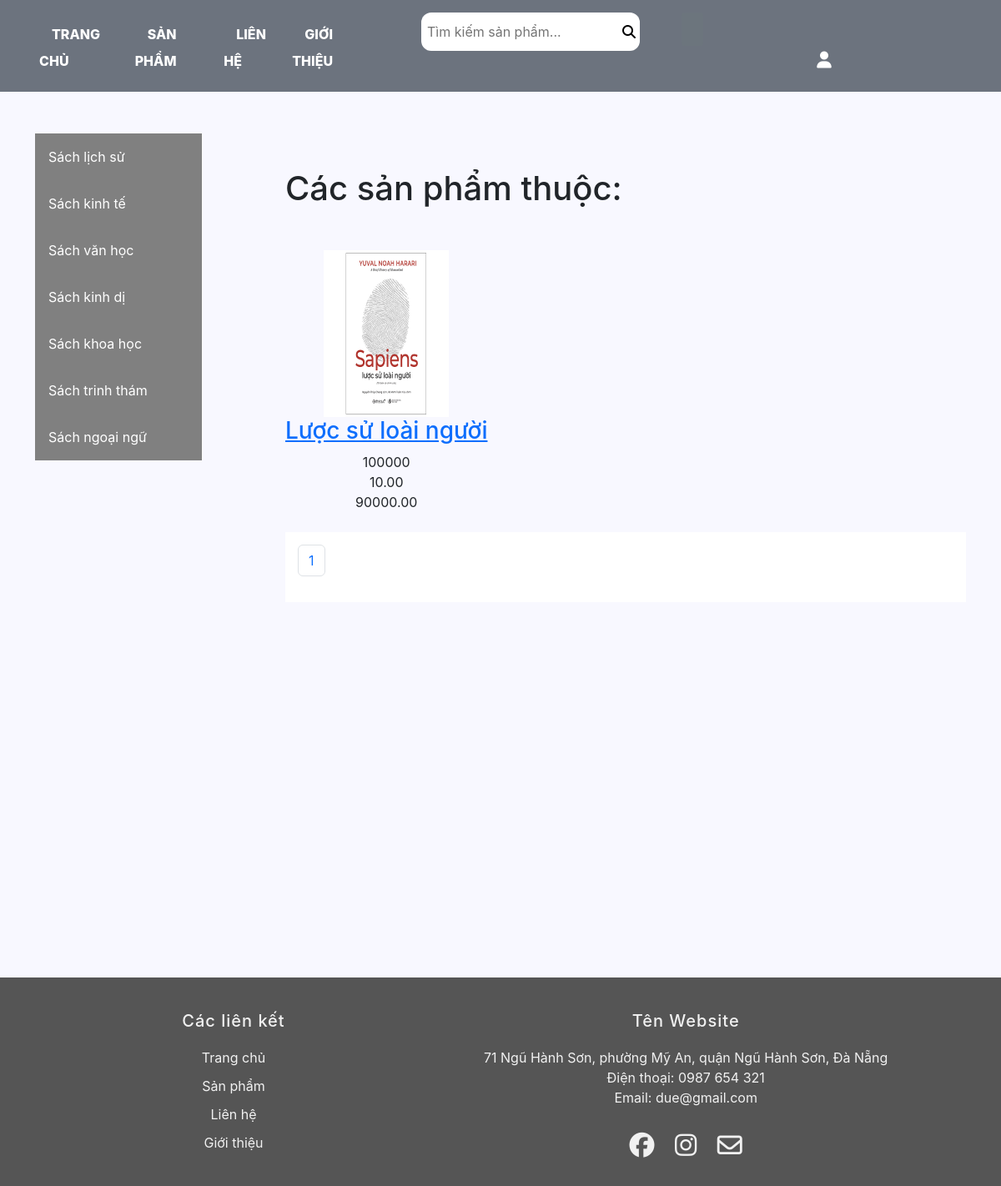
Page /product/3/ on the committed database.
### product/models.py (models this page shows, shortened)
class Category(models.Model):
    name = models.CharField(max_length=100)
    image = models.ImageField(upload_to='media', null=True, blank=True)

class Product(models.Model):
    category = models.ForeignKey(Category, related_name='products', on_delete=models.CASCADE)
    title = models.CharField(max_length=100)
    cost = models.PositiveIntegerField(null=True, blank=True)
    quantity = models.PositiveIntegerField(null=True, blank=True)
    discount = models.DecimalField(default=0, max_digits=5, decimal_places=2)
    image = models.ImageField(upload_to='media',null=True, blank=True)
    author =  models.CharField(max_length=50,null=True, blank=True)
    pages = models.PositiveIntegerField(null=True, blank=True)
    publisher = models.CharField(max_length=100,null=True, blank=True)
    description = models.TextField(null=True, blank=True)
    def discount_cost(self):
        return self.cost*(1-(self.discount/100))

### product/views.py (the view)
# urls.py: path('product/<int:id>/',views.product_select_main, name="product_select_main"),
def product_select_main(request, id):
    lsp = Category.objects.all()
    sp = Product.objects.filter(category=id)
    paginator = Paginator(sp,1) # mỗi trang hiển thị 1 đối tượng
    page= request.GET.get('page')
    page_obj = paginator.get_page(page)
    nums="a" * page_obj.paginator.num_pages
    return render(request, "product/product.html", {'sanpham':sp,'loaisp':lsp,'page_obj': page_obj,'nums':nums})

### product/templates/product/product.html (shortened to what this page needs)
{% extends 'product/base.html' %}
{% load static %}
{% block content %}
    <div class="sidebar">
        {%for i in loaisp%}
        <a class="active" href="{% url 'product:product_select_main' i.id  %}">{{i.name}}</a>
        {% endfor%}
    </div>
    <aside class="product-content-list" style="margin:100px 0 0 300px">
        <h1 style="margin-bottom:50px">Các sản phẩm thuộc: {{i.id}}</h1>
        <div style="display:flex" >
            {% for i in page_obj %}
            <div class="main-product" style="text-align:center;" >
                <div class="img-product">
                    <a href ="{% url 'product:information' i.id %}"><img style="width:150px;height:200px" src="{{i.image.url}}" alt=""></a>
                </div>
                <div class="content-product">
                    <h3 class="content-product-name"><a href ="{% url 'product:information' i.id %}">{{i.title}}</a></h3>
                    <div class="content-product-details">
                        <div class="price">
                            <span class="money">{{i.cost}}</span>
                        </div>
                        <div class="discount">
                            <div class="percent">{{i.discount}}</div>
                        </div>
                        <div class="discountcost">
                            <div class="percent">{{i.discount_cost}}</div>
                        </div>
                    </div>
                </div>
            </div>
            {% endfor %}
        </div>
    {% if page_obj %}
    <nav style="background-color: white;" aria-label="Page navigation example">
        <ul class="pagination">
        {%for i in nums %}
            <li class="page-item"><a href="?page={{forloop.counter}}" class="page-link">{{forloop.counter}}</a>
        </li>
        {% endfor%}
        </ul>
    </nav>
    {% endif %}
    </aside>
{% endblock %}

### product/templates/product/base.html (style rules this page uses)
* { padding: 0; margin: 0; box-sizing: border-box; font-family: 'Muli', -apple-system, BlinkMacSystemFont, 'Segoe UI', Roboto, 'Helvetica Neue', Arial, sans-serif, 'Apple Color Emoji', 'Segoe UI Emoji', 'Segoe UI Symbol', 'Noto Color Emoji'; }
body { background-color:rgb(248,248,255); }
li { list-style: none; }
nav { padding: 15px; width: 100%; display: flex; background: #6C737E; }
.sidebar { margin-top: 50px; padding: 0; width: 200px; background-color: #f1f1f1; height: auto; overflow: auto; top:200px; }
.sidebar a { display: block; color: black; padding: 16px; text-decoration: none; }
.sidebar a.active { background-color:gray; color: white; }
.product-content-list { position: relative; top: -450px; }

### rows in the picture
Category: name "Sách lịch sử"
Category: name "Sách kinh tế"
Category: name "Sách văn học"
Category: name "Sách kinh dị"
Category: name "Sách khoa học"
Category: name "Sách trinh thám"
Category: name "Sách ngoại ngữ"
Product: image (picture), title "Lược sử loài người", cost "100000", discount "10.00", discount_cost "90000.00"
